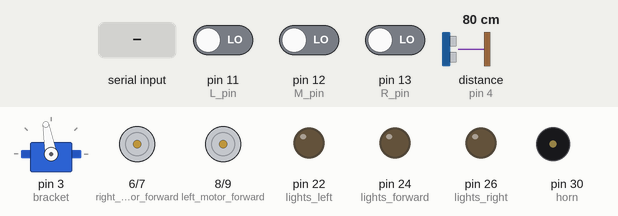
Recording of a sketch running on a simulated Arduino Mega 2560, built with avr-gcc and run on an emulated ATmega2560. Parts: servo, motor-driver pin pairs drawn as motors (green arrow = first pin HIGH = forward, orange = second pin HIGH = backward, longer = more drive, scaled by the enable pin), output pins drawn as LEDs (lit = HIGH), buzzer (waves = sounding, pin HIGH). Inputs (shaded band) come from the test bench; at power-on: distance to the obstacle (sensor on pin 4) 80 cm, pin 13 (R_pin) LOW, pin 11 (L_pin) LOW, pin 12 (M_pin) LOW. The echo pulse lasts 58.3 µs per cm.

Above: at 1.2 s.
1.3 s: "W" received over the second serial link
At 1.9 s:
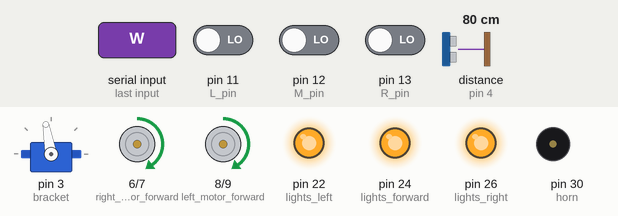
2.8 s: distance to the obstacle (sensor on pin 4) set to 11 cm
4.3 s: distance to the obstacle (sensor on pin 4) set to 8 cm
At 5.0 s:
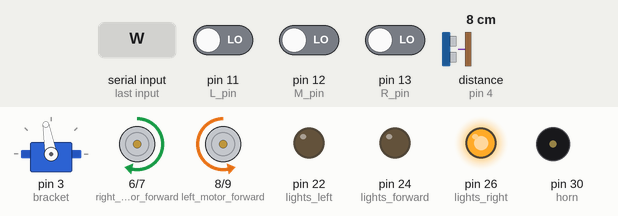
5.8 s: pin 13 (R_pin) driven HIGH
At 6.3 s:
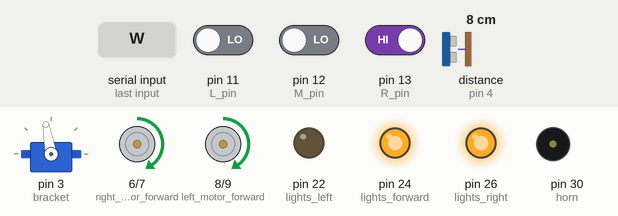
7.4 s: "w" received over the second serial link
At 8.6 s:
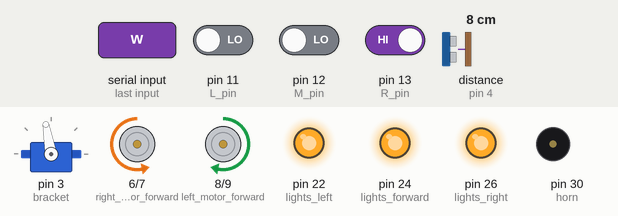
8.9 s: "U" received over the second serial link
At 9.8 s:
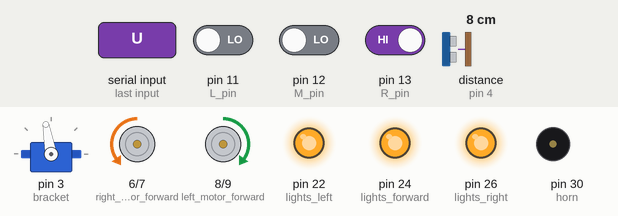
Timing chart, 0 to 11.4 s (numbered marks = the images above; inputs shaded):
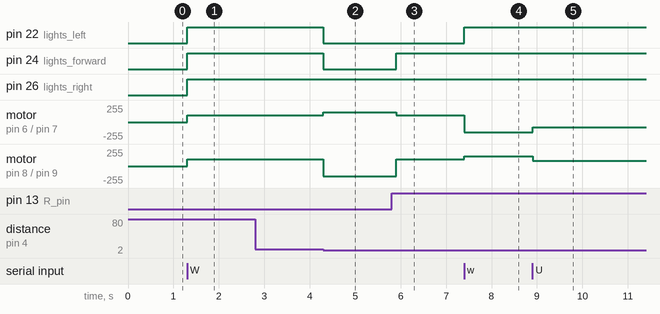

The sketch:

m.ino
```cpp
#include <NewPing.h>
#include <Servo.h>

// LINE FOLLOWER
int R = 0;
int L = 0;
int M = 0;

const int R_pin = 13;
const int L_pin = 11;
const int M_pin = 12;

const int line = 0;
const int no_line = 1;

// L298N MOTOR DRIVE
const int right_motor_forward = 6;
const int right_motor_backward = 7;

const int left_motor_forward = 8;
const int left_motor_backward = 9;

const int enable_right_motor = 5;
const int enable_left_motor = 10;

int car_speed = 150;

// ULTRASONIC SENSOR
const int trigger = 2;
const int echo = 4;
const int max_distance = 50;
int distance;
NewPing ultrasonic(trigger, echo);

// SERVO MOTOR
Servo bracket;
int initial_pos = 100;

// BLUETOOTH MODULE
char input = 'S';

// RC CAR
const int horn = 30;
const int lights_left = 22;
const int lights_right = 26;
const int lights_forward = 24;

void setup() {
  Serial.begin(9600);
  Serial3.begin(9600);

  pinMode(right_motor_forward, OUTPUT);
  pinMode(right_motor_backward, OUTPUT);
  pinMode(left_motor_forward, OUTPUT);
  pinMode(left_motor_backward, OUTPUT);
  pinMode(enable_right_motor, OUTPUT);
  pinMode(enable_left_motor, OUTPUT);

  bracket.attach(3);
  bracket.write(initial_pos);

  pinMode(horn, OUTPUT);
  pinMode(lights_forward, OUTPUT);
  pinMode(lights_right, OUTPUT);
  pinMode(lights_left, OUTPUT);

  pinMode(R_pin, INPUT);
  pinMode(M_pin, INPUT);
  pinMode(L_pin, INPUT);
}

void stop_car(){
  digitalWrite(lights_forward, LOW);
  digitalWrite(lights_right, LOW);
  digitalWrite(lights_left, LOW);

  digitalWrite(right_motor_forward, LOW);
  digitalWrite(right_motor_backward, LOW);

  digitalWrite(left_motor_forward, LOW);
  digitalWrite(left_motor_backward, LOW);
  }

void forward(int car_speed){
  digitalWrite(lights_forward, HIGH);

  analogWrite(enable_right_motor, car_speed);
  digitalWrite(right_motor_forward, HIGH);
  digitalWrite(right_motor_backward, LOW);

  analogWrite(enable_left_motor, car_speed);
  digitalWrite(left_motor_forward, HIGH);
  digitalWrite(left_motor_backward, LOW);
  }

void backward(int car_speed){
  analogWrite(enable_right_motor, car_speed);
  digitalWrite(right_motor_forward, LOW);
  digitalWrite(right_motor_backward, HIGH);

  analogWrite(enable_left_motor, car_speed);
  digitalWrite(left_motor_forward, LOW);
  digitalWrite(left_motor_backward, HIGH);
  }

void right(int car_speed){
  digitalWrite(lights_right, HIGH);

  analogWrite(enable_right_motor, car_speed);
  digitalWrite(right_motor_forward, HIGH);
  digitalWrite(right_motor_backward, LOW);

  analogWrite(enable_left_motor, car_speed);
  digitalWrite(left_motor_forward, LOW);
  digitalWrite(left_motor_backward, HIGH);
  }

void left(int car_speed){
  digitalWrite(lights_left, HIGH);

  analogWrite(enable_right_motor, car_speed);
  digitalWrite(right_motor_forward, LOW);
  digitalWrite(right_motor_backward, HIGH);

  analogWrite(enable_left_motor, car_speed);
  digitalWrite(left_motor_forward, HIGH);
  digitalWrite(left_motor_backward, LOW);
  }

void horn_fn(char state){
  if(state == '1'){
    digitalWrite(horn, HIGH);
  }
  else {
    digitalWrite(horn, LOW);
  }
}

int get_distance(){
  return ultrasonic.ping_cm();
}

void loop() {
  if(Serial3.available()){
    input = Serial3.read();
  }

 /*
  distance = get_distance();
  Serial.println(distance);
  if(distance > 0 && distance < 25){
    stop_car();
    bracket.write(0);
    delay(750);
    int distance_a = get_distance();
    delay(50);
    bracket.write(180);
    delay(750);
    int distance_b = get_distance();
    delay(50);
    bracket.write(initial_pos);

    if (distance_a < distance_b){
      left(255);
      delay(250);
      stop_car();
      delay(50);
    }
    else {
      right(255);
      delay(250);
      stop_car();
      delay(50);
    }
  }
*/
  if(input == 'W'){
    while(true){
      if(Serial3.available()){
        input = Serial3.read();
      }
      if(input == 'w'){break;}


      car_speed = 150;
      digitalWrite(lights_forward, HIGH);
      digitalWrite(lights_right, HIGH);
      digitalWrite(lights_left, HIGH);

      distance = get_distance();
      if(distance > 0 && distance < 10){
        stop_car();
        right(car_speed);
        delay(800);
        forward(100);

        while(true){
          if(Serial3.available()){
            input = Serial3.read();
          }
          R = digitalRead(R_pin);
          if(R == line || input == 'w'){
            break;
          }
        }

      }

        R = digitalRead(R_pin);
        M = digitalRead(M_pin);
        L = digitalRead(L_pin);
        if((R == line && M == no_line && L == no_line) || (R == line && M == line && L == no_line)){right(car_speed);}
        else if((R == no_line && M == no_line && L == line) || (R == no_line && M == line && L == line)){left(car_speed);}
        else if((R == line && M == line && L == line) || (R == no_line && M == line && L == no_line)){forward(100);}
    }
  }


  if(input == 'U'){
    while(true){
      if(Serial3.available()){
        input = Serial3.read();
      }
      if(input == 'u'){break;}


      car_speed = 80;
      digitalWrite(lights_forward, HIGH);
      digitalWrite(lights_right, HIGH);
      digitalWrite(lights_left, HIGH);

      distance = get_distance();
      if(distance > 0 && distance < 5){
        stop_car();
        left(car_speed);
        delay(650);
        forward(60);

        while(true){
          if(Serial3.available()){
            input = Serial3.read();
          }
          L = digitalRead(L_pin);
          if(L == line || input == 'u'){
            break;
          }
        }

      }

        R = digitalRead(R_pin);
        M = digitalRead(M_pin);
        L = digitalRead(L_pin);
        if((R == line && M == no_line && L == no_line) || (R == line && M == line && L == no_line)){right(car_speed);}
        else if((R == no_line && M == no_line && L == line) || (R == no_line && M == line && L == line)){left(car_speed);}
        else if((R == line && M == line && L == line) || (R == no_line && M == line && L == no_line)){forward(60);}
    }
  }


  switch (input){
      case 'S': {stop_car();                 break;}
      case 'F': {forward(car_speed);         break;}
      case 'B': {backward(car_speed);        break;}
      case 'R': {right(car_speed);           break;}
      case 'L': {left(car_speed);            break;}

      case '0': {car_speed = 80;      break;}
      case '1': {car_speed = 120;     break;}
      case '2': {car_speed = 140;     break;}
      case '3': {car_speed = 160;     break;}
      case '4': {car_speed = 180;     break;}
      case '5': {car_speed = 200;     break;}
      case '6': {car_speed = 210;     break;}
      case '7': {car_speed = 220;     break;}
      case '8': {car_speed = 230;     break;}
      case '9': {car_speed = 240;     break;}
      case 'q': {car_speed = 255;     break;}

      case 'V': {horn_fn('1');       break;}
      case 'v': {horn_fn('0');       break;}
    }
}
```

Measured:
- the behaviour switches between 10 and 9 cm on distance to the obstacle (sensor on pin 4) (found by bisection; images 1 and 2)
- after the input at 1.3 s, pin 22 (lights_left), pin 24 (lights_forward), pin 26 (lights_right): LOW → HIGH at once; motor on pin 6 (right_motor_forward) / pin 7 (right_motor_backward), motor on pin 8 (left_motor_forward) / pin 9 (left_motor_backward): stopped → forward 100/255 at once
- after the input at 2.8 s, every drawn part: stays the same
- after the input at 4.3 s, pin 22 (lights_left), pin 24 (lights_forward): HIGH → LOW at once; motor on pin 6 (right_motor_forward) / pin 7 (right_motor_backward): forward 100/255 → forward 150/255 at once; motor on pin 8 (left_motor_forward) / pin 9 (left_motor_backward): forward 100/255 → backward 150/255 at once
- after the input at 5.8 s, pin 24 (lights_forward): LOW → HIGH after 0.10 s; motor on pin 6 (right_motor_forward) / pin 7 (right_motor_backward): forward 150/255 → forward 100/255 after 0.10 s; motor on pin 8 (left_motor_forward) / pin 9 (left_motor_backward): backward 150/255 → forward 100/255 after 0.10 s
- after the input at 7.4 s, pin 22 (lights_left): LOW → HIGH at once; motor on pin 6 (right_motor_forward) / pin 7 (right_motor_backward): forward 100/255 → backward 150/255 at once; motor on pin 8 (left_motor_forward) / pin 9 (left_motor_backward): forward 100/255 → forward 150/255 at once
- after the input at 8.9 s, motor on pin 6 (right_motor_forward) / pin 7 (right_motor_backward): backward 150/255 → backward 80/255 at once; motor on pin 8 (left_motor_forward) / pin 9 (left_motor_backward): forward 150/255 → forward 80/255 at once
